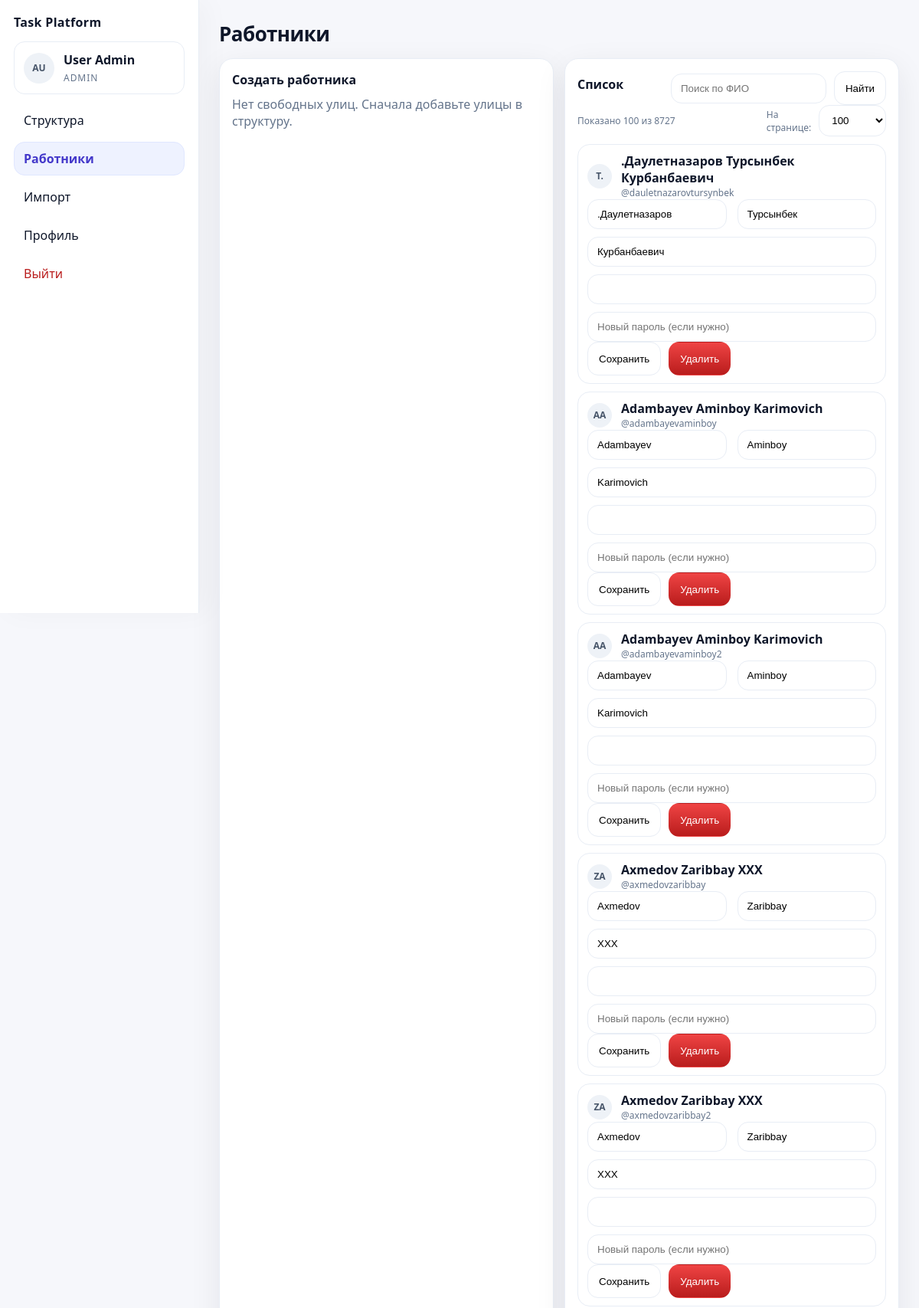
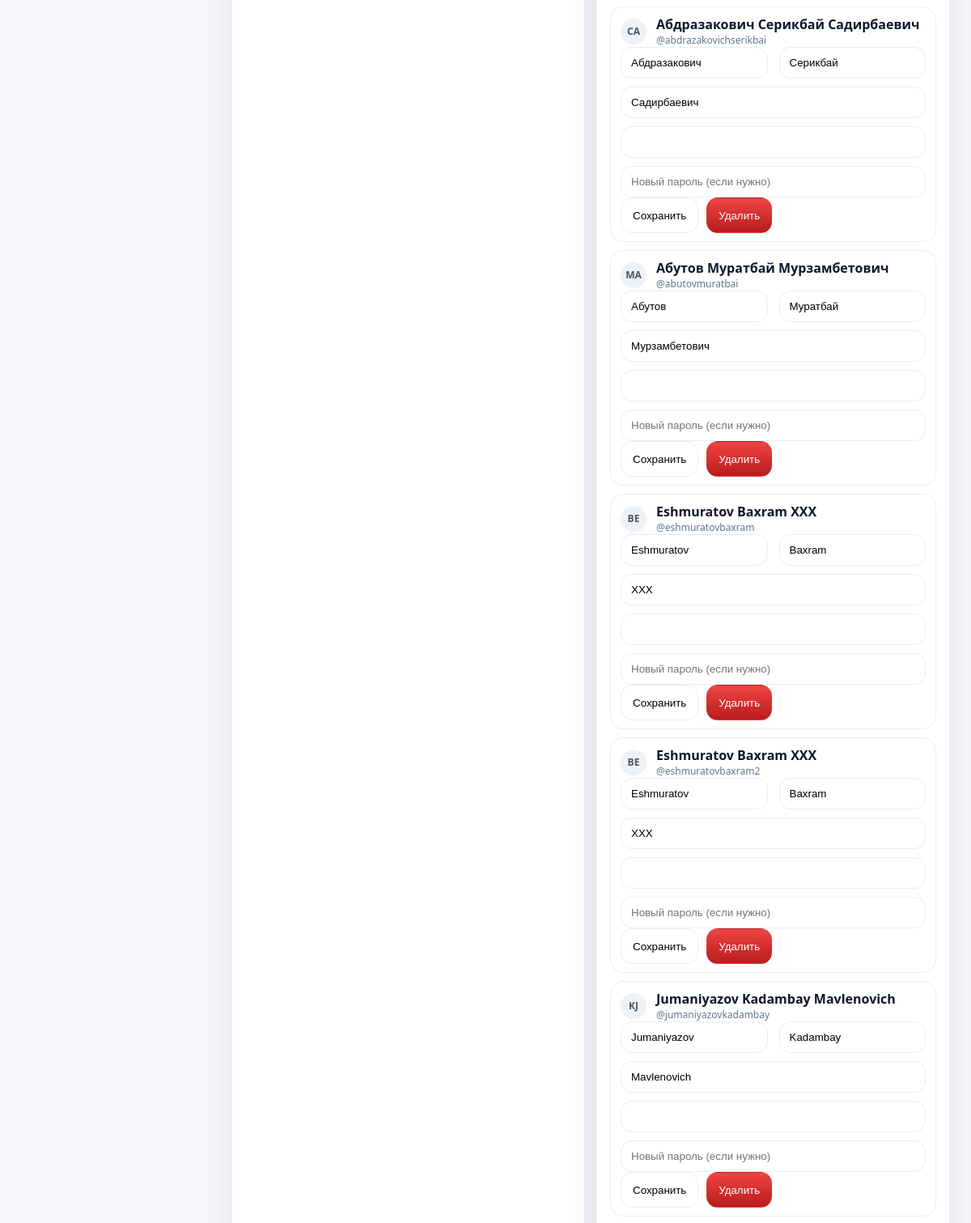
Screenshot of /admin/workers (signed in, upper part) with the database file from the repository (2 pictures, top to bottom).
### app/models.py (models this page shows)
class User(db.Model, UserMixin):
    __tablename__ = "users"
    id = db.Column(db.Integer, primary_key=True)
    role = db.Column(db.String(20), nullable=False)  # admin | manager | worker
    login = db.Column(db.String(80), unique=True, nullable=False)
    password_hash = db.Column(db.String(255), nullable=False)
    first_name = db.Column(db.String(120), nullable=False)
    last_name = db.Column(db.String(120), nullable=False)
    middle_name = db.Column(db.String(120), default="")
    photo_path = db.Column(db.String(255), default="")
    note = db.Column(db.String(255), default="")  # пожелание / заметка
    is_active = db.Column(db.Boolean, default=True)
    created_at = db.Column(db.DateTime, default=datetime.utcnow)
    @property
    def full_name(self):
        mid = f" {self.middle_name}" if self.middle_name else ""
        return f"{self.last_name} {self.first_name}{mid}"

### app/admin.py (the view, shortened to what this page needs)
@bp.get("/workers")
@login_required
def workers():
    require_role(current_user, "admin")
    q = request.args.get("q", "").strip()
    page = request.args.get("page", default=1, type=int)
    per_page = request.args.get("per_page", default=100, type=int)
    per_page = max(20, min(per_page, 200))
    workers_q = User.query.filter_by(role="worker", is_active=True)
    workers_page = workers_q.order_by(User.last_name.asc()).paginate(page=page, per_page=per_page, error_out=False)
    workers = workers_page.items
    free_streets_query = (
        Street.query
        .outerjoin(WorkerAssignment, WorkerAssignment.street_id == Street.id)
        .filter(WorkerAssignment.id.is_(None))
    )
    free_streets_total = free_streets_query.count()
    free_streets = free_streets_query.order_by(Street.name.asc()).limit(500).all()
    return render_template(
        "admin_workers.html",
        workers=workers,
        workers_page=workers_page,
        per_page=per_page,
        free_streets=free_streets,
        free_streets_total=free_streets_total,
        q=q,
    )

### app/utils.py (called while the page is built)
def require_role(user: User, *roles):
    if user.role not in roles:
        abort(403)

### app/templates/admin_workers.html (shortened to what this page needs)
{% extends "base.html" %}
{% block content %}
<div class="pagehead">
  <h1>Работники</h1>
</div>
<div class="grid-2">
  <div class="card">
    <h2>Создать работника</h2>
    {% if free_streets_total == 0 %}
      <div class="muted">Нет свободных улиц. Сначала добавьте улицы в структуру.</div>
    {% endif %}
  </div>
  <div class="card">
    <div class="row-between">
      <h2>Список</h2>
      <form method="get" class="row">
        <input name="q" value="{{ q or '' }}" placeholder="Поиск по ФИО">
        <button class="btn" type="submit">Найти</button>
      </form>
    </div>
    <div class="row-between">
      <div class="muted small">Показано {{ workers|length }} из {{ workers_page.total }}</div>
      <form method="get" class="row">
        <label class="muted small" for="per-page-select">На странице:</label>
        <select id="per-page-select" name="per_page" onchange="this.form.submit()">
          {% for n in [50, 100, 150, 200] %}
            <option value="{{ n }}" {{ 'selected' if per_page == n else '' }}>{{ n }}</option>
          {% endfor %}
        </select>
      </form>
    </div>
    <div class="list">
      {% for w in workers %}
        <div class="item cardmini">
          <div class="row-between">
            <div class="row gap">
              <div class="avatar avatar-sm">
                {% if w.photo_path %}
                  <img src="{{ url_for('auth.avatar_get', user_id=w.id) }}" alt="avatar">
                {% else %}
                  <div class="avatar-fallback">
                    {{ (w.first_name[:1] ~ w.last_name[:1]).upper() }}
                  </div>
                {% endif %}
              </div>
              <div>
                <div class="strong">{{ w.full_name }}</div>
                <div class="muted small">@{{ w.login }}</div>
              </div>
            </div>
          </div>
          <form id="worker-update-{{ w.id }}" method="post" action="{{ url_for('admin.worker_update', worker_id=w.id) }}" class="stack">
            <div class="grid-2">
              <input name="last_name" value="{{ w.last_name }}" required>
              <input name="first_name" value="{{ w.first_name }}" required>
            </div>
            <input name="middle_name" value="{{ w.middle_name }}">
            <input name="note" value="{{ w.note }}">
            <input name="password" placeholder="Новый пароль (если нужно)">
          </form>
          <div class="row">
            <button class="btn" type="submit" form="worker-update-{{ w.id }}">Сохранить</button>
            <button class="btn danger" type="submit" form="worker-delete-{{ w.id }}" onclick="return confirm('Удалить работника?')">Удалить</button>
          </div>
        </div>
      {% else %}
        <div class="muted">Работников нет</div>
      {% endfor %}
    </div>
  </div>
</div>
{% endblock %}

### app/templates/base.html (shortened to what this page needs)
<!doctype html>
<html lang="ru">
<head>
  <link rel="stylesheet" href="{{ url_for('static', filename='css/styles.css') }}">
</head>
<body>
  {% set _hide = hide_sidebar or (not current_user.is_authenticated) %}
  <div class="layout {% if _hide %}layout-auth{% endif %}">
    {% if not _hide %}
      <aside class="sidebar">
        <div class="brand">Task Platform</div>
        <div class="userbox">
          <div class="avatar">
            {% if current_user.photo_path %}
              <img src="{{ url_for('auth.avatar_get', user_id=current_user.id) }}" alt="avatar">
            {% else %}
              <div class="avatar-fallback">
                {{ (current_user.first_name[:1] ~ current_user.last_name[:1]).upper() }}
              </div>
            {% endif %}
          </div>
          <div>
            <div class="user-name">{{ current_user.full_name }}</div>
            <div class="user-role">{{ current_user.role }}</div>
          </div>
        </div>
        <nav class="nav">
          {% if current_user.role == "admin" %}
            <a class="navlink {{ 'active' if request.path.startswith('/admin/structure') else '' }}"
   href="{{ url_for('admin.structure') }}">Структура</a>
            <a class="navlink {{ 'active' if request.path.startswith('/admin/workers') else '' }}"
   href="{{ url_for('admin.workers') }}">Работники</a>
            <a class="navlink {{ 'active' if request.path.startswith('/admin/import') else '' }}"
   href="{{ url_for('admin.import_page') }}">Импорт</a>
          {% elif current_user.role == "manager" %}
            <a class="navlink {{ 'active' if request.path.startswith('/manager/tasks') else '' }}"
   href="{{ url_for('manager.tasks') }}">Задачи</a>
            <a class="navlink {{ 'active' if request.path.startswith('/manager/chats') else '' }}"
   href="{{ url_for('manager.chats') }}">Чаты</a>
          {% else %}
            <a class="navlink {{ 'active' if request.path.startswith('/worker/inbox') else '' }}"
   href="{{ url_for('worker.inbox') }}">Входящие</a>
            <a class="navlink {{ 'active' if request.path.startswith('/worker/chat') else '' }}"
   href="{{ url_for('worker.chat') }}">Чат</a>
          {% endif %}
          <a class="navlink {{ 'active' if request.path.startswith('/profile') else '' }}"
 href="{{ url_for('auth.profile') }}">Профиль</a>
          <a class="navlink danger" href="{{ url_for('auth.logout') }}">Выйти</a>
        </nav>
      </aside>
    {% endif %}
    <main class="content {% if _hide %}content-auth{% endif %}">
      {% block content %}{% endblock %}
    </main>
  </div>
</body>
</html>

### app/static/css/styles.css (style rules this page uses)
:root { --bg:#f6f7fb; --card:#ffffff; --text:#0f172a; --muted:#64748b; --line:#e8edf5; --primary:#111827; --accent:#4f46e5; --accent2:#4338ca; --danger:#b91c1c; --ok:#15803d; --ring: rgba(79,70,229,.18); --shadow: 0 12px 40px rgba(15,23,42,.08); --radius:18px; }
* { box-sizing:border-box }
body { margin:0; font-family: ui-sans-serif, system-ui, -apple-system, Segoe UI, Roboto; background:var(--bg); color:var(--text); }
a { color:inherit;text-decoration:none }
.btn,.card,input,select,textarea,.navlink,.chatrow,.item,.msg-body,.filecard { transition: all .15s ease; }
.layout { display:flex; min-height:100vh }
.sidebar { width:260px; background:var(--card); border-right:1px solid var(--line); padding:18px; position:sticky; top:0; height:100vh; box-shadow: 10px 0 35px rgba(15,23,42,.03); }
.brand { font-weight:900; font-size:16px; letter-spacing:.02em; margin-bottom:14px; }
.userbox { padding:12px; border:1px solid var(--line); border-radius:14px; margin-bottom:12px; background:#fff; display:flex; gap:12px; align-items:center; }
.user-name { font-weight:800 }
.user-role { font-size:12px; color:var(--muted); margin-top:4px; text-transform:uppercase; letter-spacing:.08em; }
.nav { display:flex; flex-direction:column; gap:6px }
.navlink { padding:10px 12px; border-radius:14px; border:1px solid transparent; background:transparent; }
.navlink.active { background:#eef2ff; border-color:#e0e7ff; color:var(--accent2); font-weight:800; }
.navlink.danger { color:var(--danger); }
.content { flex:1; padding:26px; max-width:1180px }
.pagehead { margin-bottom:14px }
.pagehead h1 { margin:0; font-size:26px; font-weight:900; letter-spacing:-.02em; }
.row { display:flex; gap:10px; align-items:center }
.gap { gap:12px }
.row-between { display:flex; justify-content:space-between; align-items:center; gap:12px }
.avatar { width:40px; height:40px; border-radius:50%; overflow:hidden; background:#eef2f7; display:flex; align-items:center; justify-content:center; font-weight:800; color:#475569; flex-shrink:0; }
.avatar-sm { width:32px; height:32px }
.avatar-fallback { width:100%; height:100%; display:flex; align-items:center; justify-content:center; font-size:12px; }
.grid-2 { display:grid; grid-template-columns:1fr 1fr; gap:14px }
.card { background:var(--card); border:1px solid var(--line); border-radius:var(--radius); box-shadow:var(--shadow); padding:16px; }
.card h2 { margin:0 0 10px 0; font-size:16px; font-weight:900; }
.list { display:flex; flex-direction:column; gap:10px; margin-top:10px }
.item { padding:10px 12px; border:1px solid var(--line); border-radius:16px; background:#fff; }
.muted { color:var(--muted) }
.small { font-size:12px }
.strong { font-weight:800 }
input,select,textarea { width:100%; padding:11px 12px; border-radius:14px; border:1px solid var(--line); outline:none; background:#fff; }
select { cursor:pointer }
.stack { display:flex; flex-direction:column; gap:10px }
.btn { border:1px solid var(--line); background:#fff; padding:0 14px; height:44px; border-radius:14px; cursor:pointer; }
.btn.danger { background: linear-gradient(180deg, #ef4444 0%, #b91c1c 100%); border-color: transparent; color:#fff; }

### rows the page displays
User: first_name+last_name "AU", full_name "User Admin", role "ADMIN"
User: first_name+last_name "Т.", full_name ".Даулетназаров Турсынбек Курбанбаевич", login "dauletnazarovtursynbek", last_name ".Даулетназаров", first_name "Турсынбек", middle_name "Курбанбаевич"
User: first_name+last_name "AA", full_name "Adambayev Aminboy Karimovich", login "adambayevaminboy", last_name "Adambayev", first_name "Aminboy", middle_name "Karimovich"
User: first_name+last_name "AA", full_name "Adambayev Aminboy Karimovich", login "adambayevaminboy2", last_name "Adambayev", first_name "Aminboy", middle_name "Karimovich"
User: first_name+last_name "ZA", full_name "Axmedov Zaribbay XXX", login "axmedovzaribbay", last_name "Axmedov", first_name "Zaribbay", middle_name "XXX"
User: first_name+last_name "ZA", full_name "Axmedov Zaribbay XXX", login "axmedovzaribbay2", last_name "Axmedov", first_name "Zaribbay", middle_name "XXX"
User: first_name+last_name "BE", full_name "Eshmuratov Baxram XXX", login "eshmuratovbaxram", last_name "Eshmuratov", first_name "Baxram", middle_name "XXX"
User: first_name+last_name "BE", full_name "Eshmuratov Baxram XXX", login "eshmuratovbaxram2", last_name "Eshmuratov", first_name "Baxram", middle_name "XXX"
User: first_name+last_name "KJ", full_name "Jumaniyazov Kadambay Mavlenovich", login "jumaniyazovkadambay", last_name "Jumaniyazov", first_name "Kadambay", middle_name "Mavlenovich"

### other values shown
{{ workers|length }} "100"
{{ workers_page.total }} "8727"
{{ (w.first_name[:1] ~ w.last_name[:1]).upper() }} "СA" "МA"
{{ w.full_name }} "Aбдразакович Серикбай Садирбаевич" "Aбутов Муратбай Мурзамбетович"
{{ w.login }} "abdrazakovichserikbai" "abutovmuratbai"
form field per_page "100"
